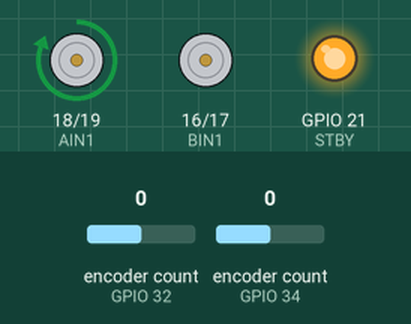
The sketch below on a simulated ESP32. Shown: motor-driver pin pairs drawn as motors (green arrow = first pin HIGH = forward, orange = second pin HIGH = backward, longer = more drive, scaled by the enable pin, stopped while the standby pin is LOW), output pins drawn as LEDs (lit = HIGH). The test bench sets the inputs (shaded band); at power-on: encoder count (sensors on GPIO 32, GPIO 34) 0. What the sketch prints to the serial monitor is not drawn.

Above: at 0.2 s.
Timing chart, 0 to 1.7 s (numbered marks = the images above):
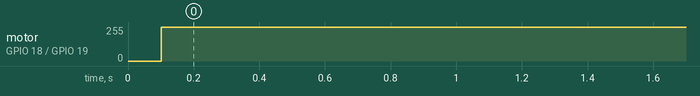

The sketch:

PID.ino
```cpp
#include <Arduino.h>
#include <ESP32Encoder.h>

/* ===== Motor 1: TB6612 Canal A ===== */
#define AIN1 18
#define AIN2 19
#define PWMA 5

/* ===== Motor 2: TB6612 Canal B ===== */
#define BIN1 16         // IN1 motor 2
#define BIN2 17         // IN2 motor 2
#define PWMB 4          // PWM motor 2

/* ===== STANDBY (común a los dos motores) ===== */
#define STBY 21

/* ===== Encoders ===== */
// Motor 1
#define ENC1_A 34
#define ENC1_B 35
// Motor 2
#define ENC2_A 32
#define ENC2_B 33

/* ===== Parámetros generales ===== */
const float CPR = 275.0;          // cuentas por vuelta
const unsigned long Ts = 100;     // periodo de muestreo en ms (100 ms = 10 Hz)

/* ===== Setpoints (mismo para los 2 motores) ===== */
const float setpoint1 = 5000.0;   // counts/s motor 1
const float setpoint2 = 5000.0;   // counts/s motor 2

/* ===== PID Motor 1 ===== */
float Kp1 = 0.075;
float Ki1 = 0.0;
float Kd1 = 0.0;

float error1 = 0.0;
float prevError1 = 0.0;
float integral1 = 0.0;

/* ===== PID Motor 2 ===== */
float Kp2 = 0.075;
float Ki2 = 0.030;
float Kd2 = 0.0;

float error2 = 0.0;
float prevError2 = 0.0;
float integral2 = 0.0;

/* ===== Encoders ===== */
ESP32Encoder encoder1;
ESP32Encoder encoder2;

long lastCount1 = 0;
long lastCount2 = 0;
unsigned long lastTime = 0;

/* ===== Funciones de motor (solo hacia adelante) ===== */
void setMotor1(int pwm) {
  if (pwm < 0) pwm = 0;
  if (pwm > 255) pwm = 255;

  digitalWrite(AIN1, HIGH);  // adelante
  digitalWrite(AIN2, LOW);
  analogWrite(PWMA, pwm);
}

void setMotor2(int pwm) {
  if (pwm < 0) pwm = 0;
  if (pwm > 255) pwm = 255;

  digitalWrite(BIN1, HIGH);  // adelante
  digitalWrite(BIN2, LOW);
  analogWrite(PWMB, pwm);
}

void setup() {
  Serial.begin(115200);

  // Pines TB6612
  pinMode(AIN1, OUTPUT);
  pinMode(AIN2, OUTPUT);
  pinMode(PWMA, OUTPUT);

  pinMode(BIN1, OUTPUT);
  pinMode(BIN2, OUTPUT);
  pinMode(PWMB, OUTPUT);

  pinMode(STBY, OUTPUT);
  digitalWrite(STBY, HIGH); // habilita driver

  // Encoders
  encoder1.attachFullQuad(ENC1_A, ENC1_B);
  encoder2.attachFullQuad(ENC2_A, ENC2_B);
  encoder1.clearCount();
  encoder2.clearCount();

  lastCount1 = encoder1.getCount();
  lastCount2 = encoder2.getCount();
  lastTime   = millis();

  Serial.println("SP1 vel1 SP2 vel2");
}

void loop() {
  unsigned long now = millis();
  if (now - lastTime >= Ts) {
    float dt = (float)Ts / 1000.0;

    /* ===== 1. Medición de velocidades ===== */
    long countNow1 = encoder1.getCount();
    long delta1    = countNow1 - lastCount1;
    lastCount1     = countNow1;
    float vel1     = (float)delta1 * (1000.0 / Ts);  // counts/s

    long countNow2 = encoder2.getCount();
    long delta2    = countNow2 - lastCount2;
    lastCount2     = countNow2;

    // Si todavía tu segundo encoder mide al revés, aquí podrías poner:
    // float vel2 = -(float)delta2 * (1000.0 / Ts);
    float vel2     = (float)delta2 * (1000.0 / Ts);  // counts/s

    /* ===== 2. Error de cada motor ===== */
    error1 = setpoint1 - vel1;
    error2 = setpoint2 - vel2;

    /* ===== 3. PID Motor 1 ===== */
    integral1 += error1 * dt;
    // anti-windup simple
    if (integral1 > 5000.0)  integral1 = 5000.0;
    if (integral1 < -5000.0) integral1 = -5000.0;

    float derivative1 = (error1 - prevError1) / dt;
    prevError1 = error1;

    float u1 = Kp1 * error1 + Ki1 * integral1 + Kd1 * derivative1;
    int pwm1 = (int)u1;

    // zona muerta mínima
    if (pwm1 > 0 && pwm1 < 15) pwm1 = 15;
    pwm1 = constrain(pwm1, 0, 255);

    /* ===== 4. PID Motor 2 ===== */
    integral2 += error2 * dt;
    if (integral2 > 5000.0)  integral2 = 5000.0;
    if (integral2 < -5000.0) integral2 = -5000.0;

    float derivative2 = (error2 - prevError2) / dt;
    prevError2 = error2;

    float u2 = Kp2 * error2 + Ki2 * integral2 + Kd2 * derivative2;
    int pwm2 = (int)u2;

    if (pwm2 > 0 && pwm2 < 15) pwm2 = 15;
    pwm2 = constrain(pwm2, 0, 255);

    /* ===== 5. Aplicar PWM a los motores ===== */
    setMotor1(pwm1);

    // Si quieres probar solo el motor 1, puedes descomentar esta línea:
    pwm2 = 0;
    setMotor2(pwm2);

    /* ===== 6. Imprimir para plotear SOLO SP y velocidad ===== */
    Serial.print(setpoint1);   // SP1
    Serial.print(" ");
    Serial.print(vel1);        // vel1
    Serial.print(" ");
    Serial.print(setpoint2);   // SP2
    Serial.print(" ");
    Serial.println(vel2);      // vel2

    lastTime = now;
  }
}
```

Measured:
- by itself, motor on GPIO 18 (AIN1) / GPIO 19 (AIN2): stopped → forward 255/255 at 0.10 s
